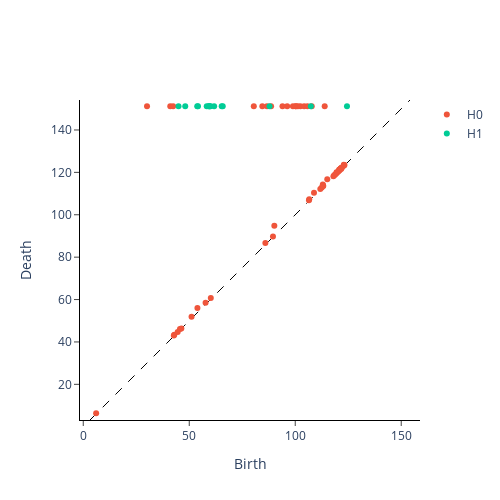

The cell this chart's notebook holds for it:
### Code cell
from gtda.homology import CubicalPersistence

cubical_persistence = CubicalPersistence(n_jobs=-1)
image_cubical = cubical_persistence.fit_transform(image_filtration)

cubical_persistence.plot(image_cubical)
